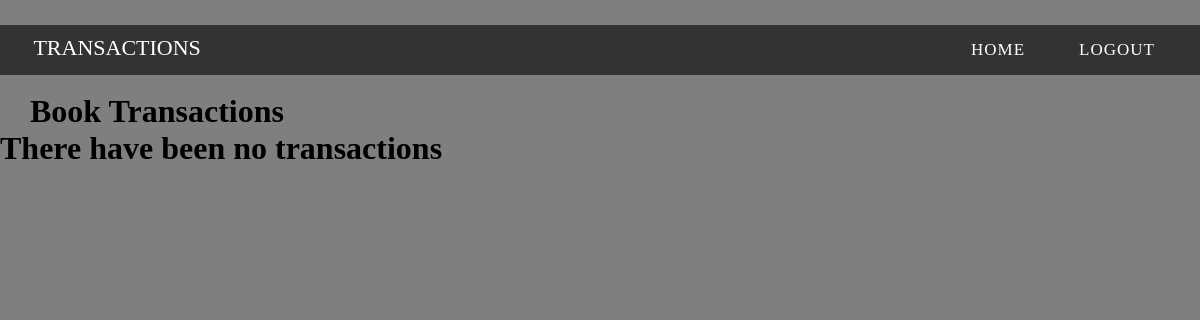
Before: /admin_get_trans with the older database file.
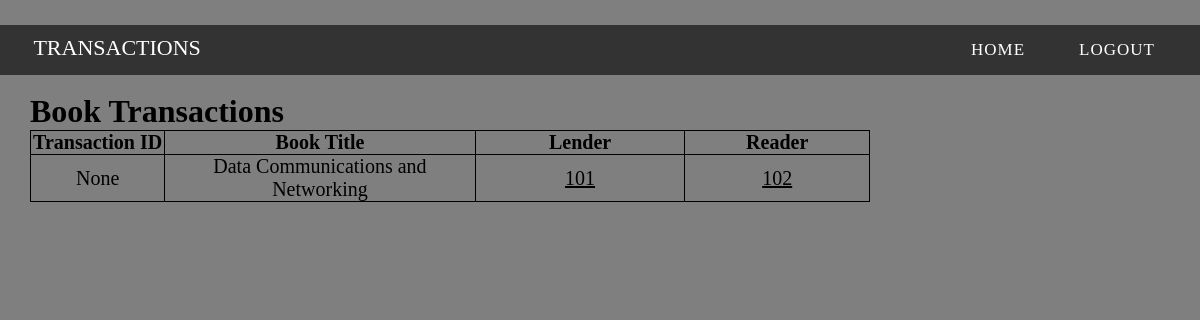
After: the same page with the newer database file.
### tables this page shows
CREATE TABLE reading_section(ID integer primary key autoincrement, RID integer ,ISBN int(5) , due_date date, extn_count int default 0 ,LID integer ,read_status integer ,foreign key(ISBN) references books(ISBN));

CREATE TABLE books(ISBN int(5) ,book_name varchar(40) ,author varchar(50) ,popularity int DEFAULT 0);

### app/routes.py (the view)
@app.route('/admin_get_trans',methods = ['GET'])
def admin_get_transactions():
    all_trans = get_all_transactions()
    return render_template('admin_get_trans.html',all_trans = all_trans)

### app/queries.py (called while the page is built)
def connect():
    conn = sqlite3.connect("./bookshelf_database.db")
    cur = conn.cursor()
    return conn, cur

def get_all_transactions():
    conn,cur = connect()
    cur.execute("SELECT * FROM all_transactions;")
    all_trans = cur.fetchall()
    conn.close()
    return all_trans

### app/templates/admin_get_trans.html (shortened to what this page needs)
<html>
    <head>
    </head>
    <body>
            <div class="custom-padding">
                    <nav>
                        <div class="logo">Transactions</div>
                        <ul class="menu-area">
                            <li><a href="/admin_home">Home</a></li>
                            <li><a href="/login">Logout</a></li>
                        </ul>
                    </nav>
                </div>
                <br>
                <h1 style = "margin-left: 30px">Book Transactions</h1>
                    {% if all_trans %}
                        <table  class="a">
                                <tr>
                                    <th class="c">Transaction ID</th>
                                    <th class="book">Book Title</th>
                                    <th class="b">Lender</th>
                                    <th class="aaa">Reader</th>
                                </tr>
                                {% for row in all_trans %}
                                    <tr>
                                        <form method="POST">
                                            <td style="text-align:center">{{row[0]}}</td>
                                            <td style="text-align:center">{{row[1]}}</td>
                                            <td align="center"><button class="bb" name = 'another' value = {{row[2]}} type = "submit" onclick="javascript: form.action='/another_profile'">{{row[2]}}</button></td>
                                            <td align="center"><button class="bb" name = 'another' value = {{row[3]}} type = "submit" onclick="javascript: form.action='/another_profile'">{{row[3]}}</button></td>
                                        </form>
                                    </tr>
                                {% endfor %}
                    {% else %}
                        <h1>There have been no transactions</h1>
                    {% endif %}
                    </table>
                </body>
</html>

Changed rows visible on the page:
added reading_section: row "None", book_name "Data Communications and Networking", LID "101", RID "102"
Other visible differences:
text no longer shown: "There have been no transactions"
text now shown: "Transaction ID Book Title Lender Reader"
